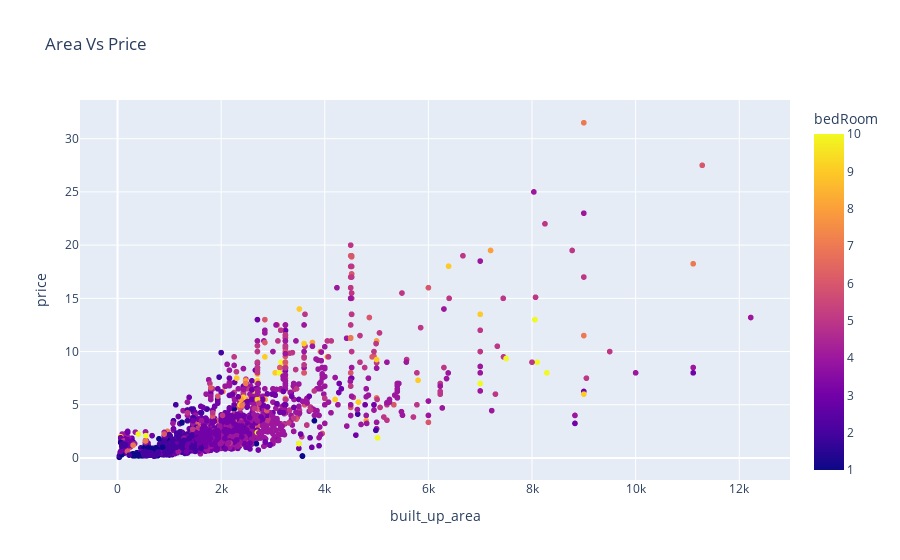

This figure's notebook cell:
### Code cell
fig = px.scatter(df, x="built_up_area", y="price", color="bedRoom", title="Area Vs Price")

# Show the plot
fig.show()

### Figure 1 — Plotly figure (JSON) as saved in the notebook; plotly's stock layout.template omitted (floating-point values rounded to 4 significant figures; data arrays with more than 128 entries replaced by an {"elided": "..."} marker saying what was removed)
{"data": [{"hovertemplate": "built_up_area=%{x}<br>price=%{y}<br>bedRoom=%{marker.color}<extra></extra>", "legendgroup": "", "marker": {"color": {"elided": "3554 int values"}, "coloraxis": "coloraxis", "symbol": "circle"}, "mode": "markers", "name": "", "showlegend": false, "type": "scattergl", "x": {"elided": "3554 float values"}, "xaxis": "x", "y": {"elided": "3554 float values"}, "yaxis": "y"}], "layout": {"coloraxis": {"colorbar": {"title": {"text": "bedRoom"}}, "colorscale": [[0, "#0d0887"], [0.1111, "#46039f"], [0.2222, "#7201a8"], [0.3333, "#9c179e"], [0.4444, "#bd3786"], [0.5556, "#d8576b"], [0.6667, "#ed7953"], [0.7778, "#fb9f3a"], [0.8889, "#fdca26"], [1, "#f0f921"]]}, "legend": {"tracegroupgap": 0}, "title": {"text": "Area Vs Price"}, "xaxis": {"anchor": "y", "domain": [0, 1], "title": {"text": "built_up_area"}}, "yaxis": {"anchor": "x", "domain": [0, 1], "title": {"text": "price"}}}}
